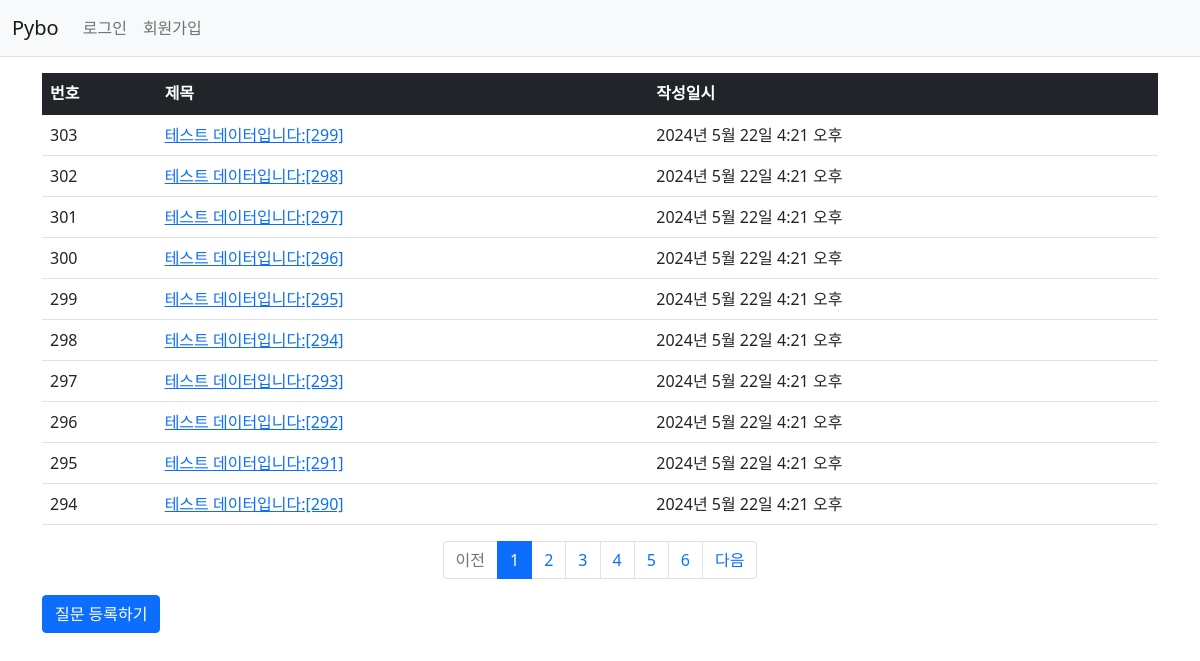
Screenshot of /pybo/ with the database file from the repository.
### pybo/models.py (models this page shows, shortened)
class Question(models.Model):
    subject = models.CharField(max_length = 200)
    content = models.TextField()
    create_date = models.DateTimeField()

### pybo/views.py (the view)
# urls.py: path("", views.index, name="index"),
def index(request):
    page = request.GET.get('page', '1')
    question_list = Question.objects.order_by('-create_date')
    paginator = Paginator(question_list, 10)
    page_obj = paginator.get_page(page)
    context = {'question_list': page_obj}
    return render(request, 'pybo/question_list.html', context)

### pybo/templatetags/pybo_filter.py (called while the page is built)
@register.filter
def sub(value, arg):
    return value - arg

### templates/pybo/question_list.html (shortened to what this page needs)
{% extends 'base.html' %}
{% load pybo_filter %}
{% block content %}
<div class="container my-3">
  <table class="table">
    <thead>
      <tr class="table-dark">
        <th>번호</th>
        <th>제목</th>
        <th>작성일시</th>
      </tr>
    </thead>
    <tbody>
      {% if question_list %}
      {% for question in question_list %}
      <tr>
        <td>
          {{ question_list.paginator.count|sub:question_list.start_index|sub:forloop.counter0|add:1 }}
        </td>
        <td>
          <a href="{% url 'pybo:detail' question.id %}">{{ question.subject }}</a>
        </td>
        <td>{{ question.create_date }}</td>
      </tr>
      {% endfor %}
      {% else %}
      <tr>
        <td colspan="3">질문이 없습니다.</td>
      </tr>
      {% endif %}
    </tbody>
  </table>
  <ul class="pagination justify-content-center">
    {% if question_list.has_previous %}
    <li class="page-item">
      <a class="page-link" href="?page={{ question_list.previous_page_number }}"
        >이전</a
      >
    </li>
    {% else %}
    <li class="page-item disabled">
      <a class="page-link" tabindex="-1" aria-disabled="true" href="#">이전</a>
    </li>
    {% endif %}
    {% for page_number in question_list.paginator.page_range %}
    {% if page_number >= question_list.number|add:-5 and page_number <= question_list.number|add:5 %}
    {% if page_number == question_list.number %}
    <li class="page-item active" aria-current="page">
      <a class="page-link" href="?page={{ page_number }}">{{ page_number }}</a>
    </li>
    {% else %}
    <li class="page-item">
      <a class="page-link" href="?page={{ page_number }}">{{ page_number }}</a>
    </li>
    {% endif %}
    {% endif %}
    {% endfor %}
    {% if question_list.has_next %}
    <li class="page-item">
      <a class="page-link" href="?page={{ question_list.next_page_number }}"
        >다음</a
      >
    </li>
    {% else %}
    <li class="page-item disabled">
      <a class="page-link" tabindex="-1" aria-disabled="true" href="#">다음</a>
    </li>
    {% endif %}
  </ul>
  <a href="{% url 'pybo:question_create' %}" class="btn btn-primary"
    >질문 등록하기</a
  >
</div>
{% endblock %}

### rows the page displays
Question: paginator.count|sub "303", subject "테스트 데이터입니다:[299]", create_date "2024년 5월 22일 4:21 오후"
Question: paginator.count|sub "302", subject "테스트 데이터입니다:[298]", create_date "2024년 5월 22일 4:21 오후"
Question: paginator.count|sub "301", subject "테스트 데이터입니다:[297]", create_date "2024년 5월 22일 4:21 오후"
Question: paginator.count|sub "300", subject "테스트 데이터입니다:[296]", create_date "2024년 5월 22일 4:21 오후"
Question: paginator.count|sub "299", subject "테스트 데이터입니다:[295]", create_date "2024년 5월 22일 4:21 오후"
Question: paginator.count|sub "298", subject "테스트 데이터입니다:[294]", create_date "2024년 5월 22일 4:21 오후"
Question: paginator.count|sub "297", subject "테스트 데이터입니다:[293]", create_date "2024년 5월 22일 4:21 오후"
Question: paginator.count|sub "296", subject "테스트 데이터입니다:[292]", create_date "2024년 5월 22일 4:21 오후"
Question: paginator.count|sub "295", subject "테스트 데이터입니다:[291]", create_date "2024년 5월 22일 4:21 오후"
Question: paginator.count|sub "294", subject "테스트 데이터입니다:[290]", create_date "2024년 5월 22일 4:21 오후"

### other values shown
{{ page_number }} "1"
{{ page_number }} "2" "3" "4" "5" "6"
